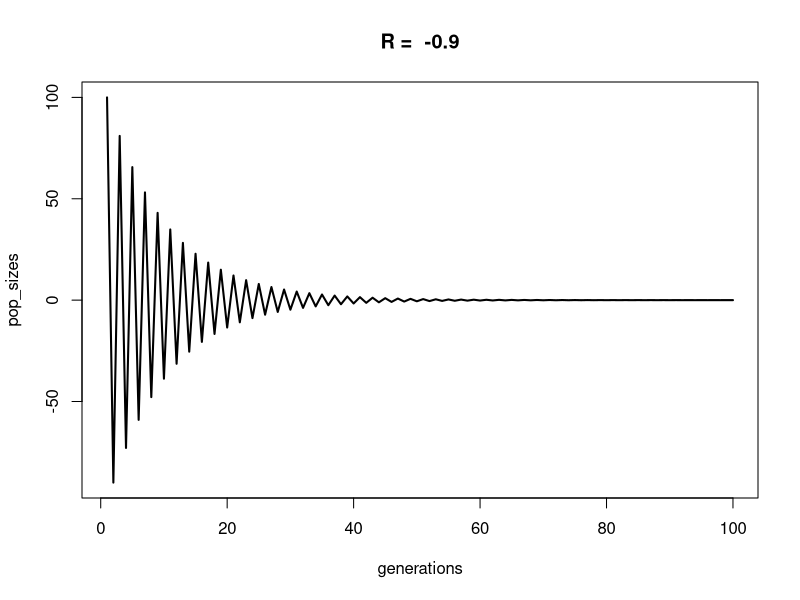
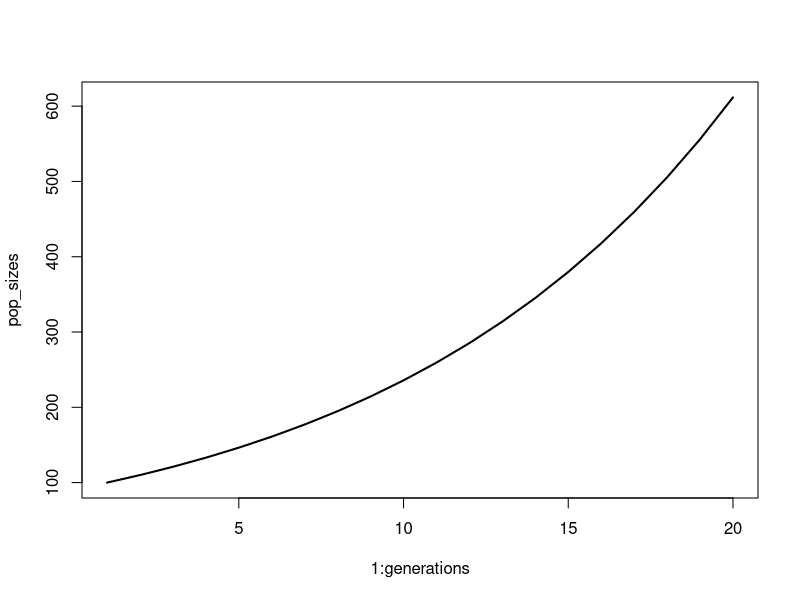
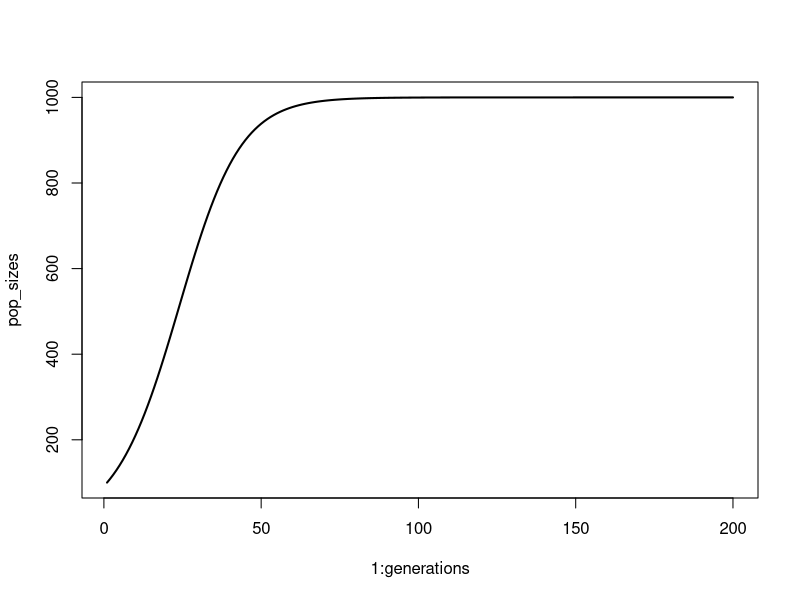
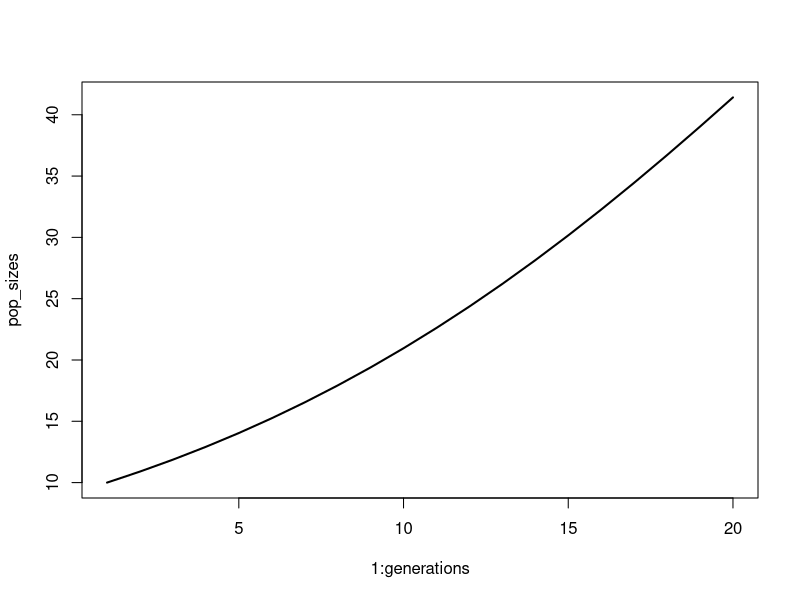
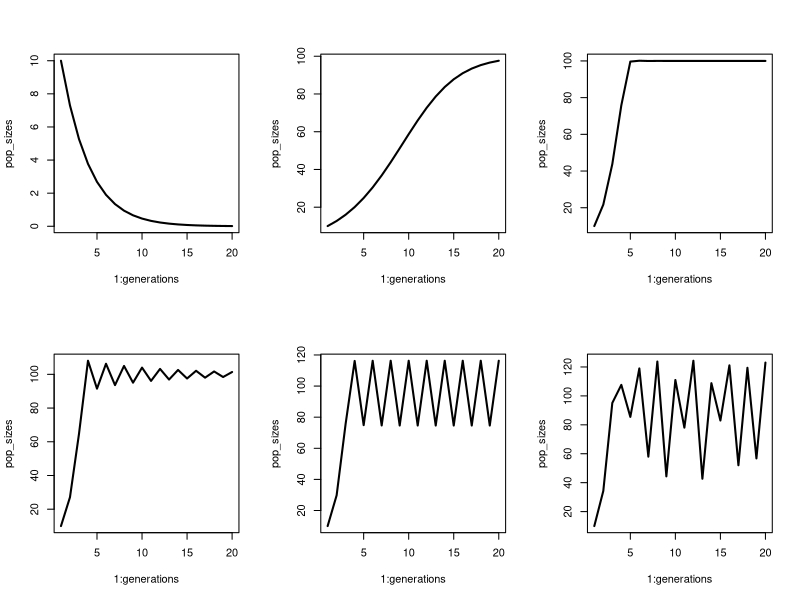
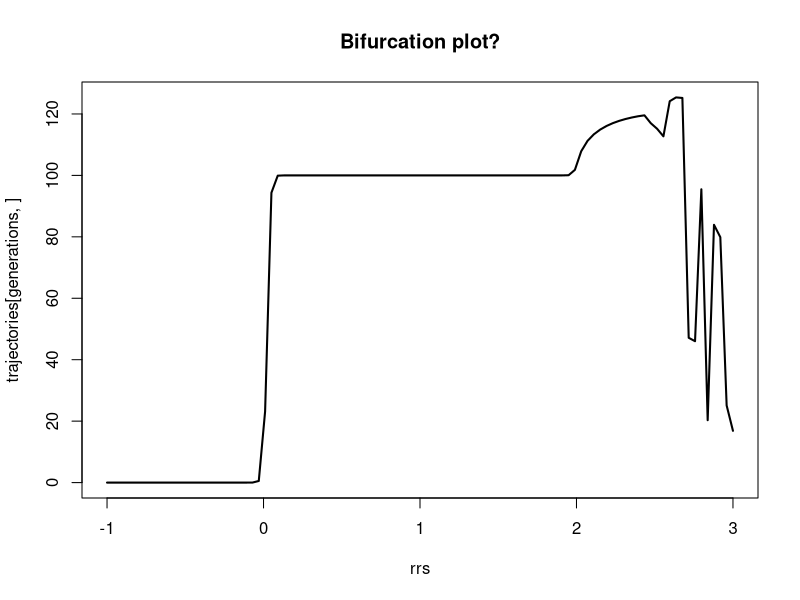
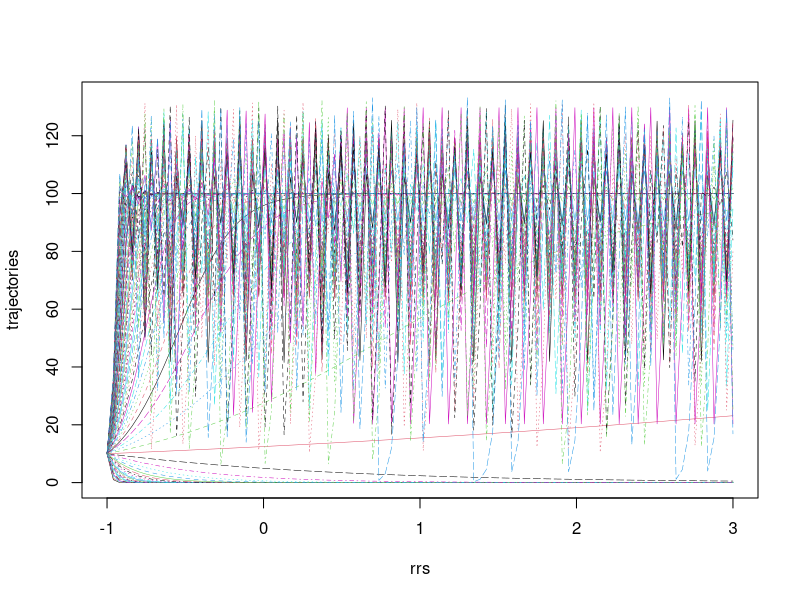

Here is the R script that generated these plots, in order:
## ---- chunk 1
# conditions & parameters (these are new!)
generations <- 100
RR <- -0.9 # R is a parameter
N_init <- 100 # N is a state variable

# create and populate pop size vector
pop_sizes <- numeric(generations)
pop_sizes[1] <- N_init
for (time in 2:generations){
  pop_sizes[time] <- RR*pop_sizes[time-1]
}

head(pop_sizes)

# My favourite plot:
plot(x = 1:generations, y = pop_sizes, type = "l", lwd = 2,
     xlab = "generations", main = paste("R = ", RR))

## ---- chunk 2
# The function
geom_pop_growth <- function(N, RR, generations = 20) {
  pop_sizes <- numeric(generations)
  pop_sizes[1] <- N_init
  for (time in 2:generations){
    pop_sizes[time] <- RR*pop_sizes[time-1]
  }
  plot(y = pop_sizes, x = 1:generations, type = "l", lwd = 2)
  return(pop_sizes)
}

# Run the function 
geom_pop_growth(N = 100, RR = 1.1)
## ---- chunk 3
# parameters
# conditions & parameters (these are new!)
generations <- 200
rr <- .1 # R is a parameter
N_init <- 100 # N is a state variable
K <- 1000 # Carrying capacity - a parameter

# create and populate pop size vector
pop_sizes <- numeric(generations)
pop_sizes[1] <- N_init
for (time in 2:generations){
  pop_sizes[time] <- pop_sizes[time-1]*(1+rr*(1-pop_sizes[time-1]/K))
}
plot(y = pop_sizes, x = 1:generations, type = "l", lwd = 2)

## ---- chunk 4
# The function

logistic_pop_growth <- function(N, rr, generations = 20, K, plot = T) {
  pop_sizes <- numeric(generations)
  pop_sizes[1] <- N
  for (time in 2:generations){
    pop_sizes[time] <- pop_sizes[time-1]*(1+rr*(1-pop_sizes[time-1]/K))
  }
  
  if(plot == T) {plot(y = pop_sizes, x = 1:generations, type = "l", lwd = 2)}
  return(pop_sizes)
}

# Run the function
logistic_pop_growth(N = 10, rr = 0.1, K = 100)

## ---- chunk 5
rrs <- c(-0.3, 0.3, 1.3, 1.9, 2.2, 2.7)

par(mfrow = c(2,3))
for(rr in rrs) {
  logistic_pop_growth(N = 10, rr = rr, generations = 20, K = 100)
}
## ---- chunk 6
rrs <- seq(from = -1, to = 3, length.out = 100)
generations <- 100
trajectories <- sapply(rrs, function(x) logistic_pop_growth(N = 10, K = 100, rr = x, generations = generations, plot = F))

# I think this is what a bifurcation plot is!
par(mfrow = c(1,1))
matplot(y = trajectories[generations, ], x = rrs, type = "l", lwd = 2,
        main = "Bifurcation plot?")

# Or maybe it's this, but so messy!
matplot(y = trajectories, x = rrs, type = "l", lwd = 0.5)
